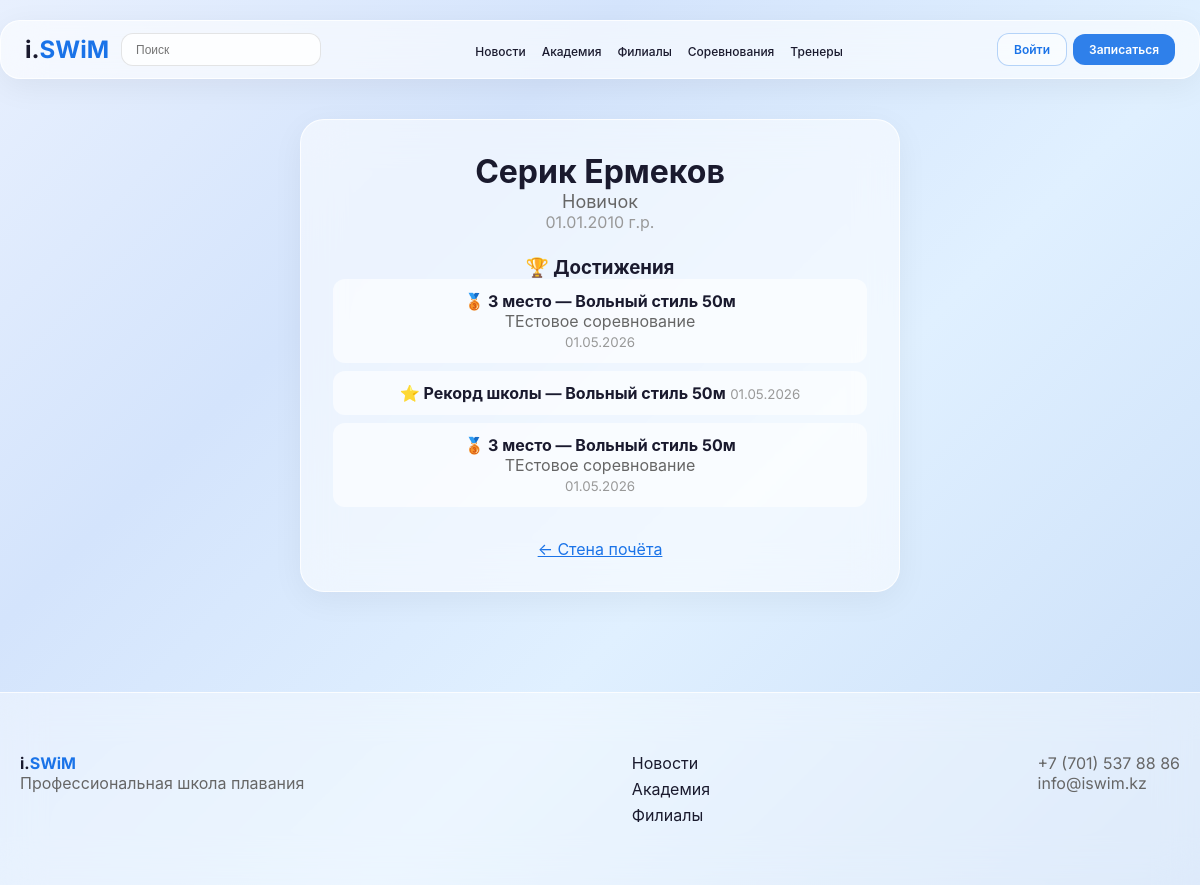
Before: /athlete/ермеков_серик_2010/ with the older database file.
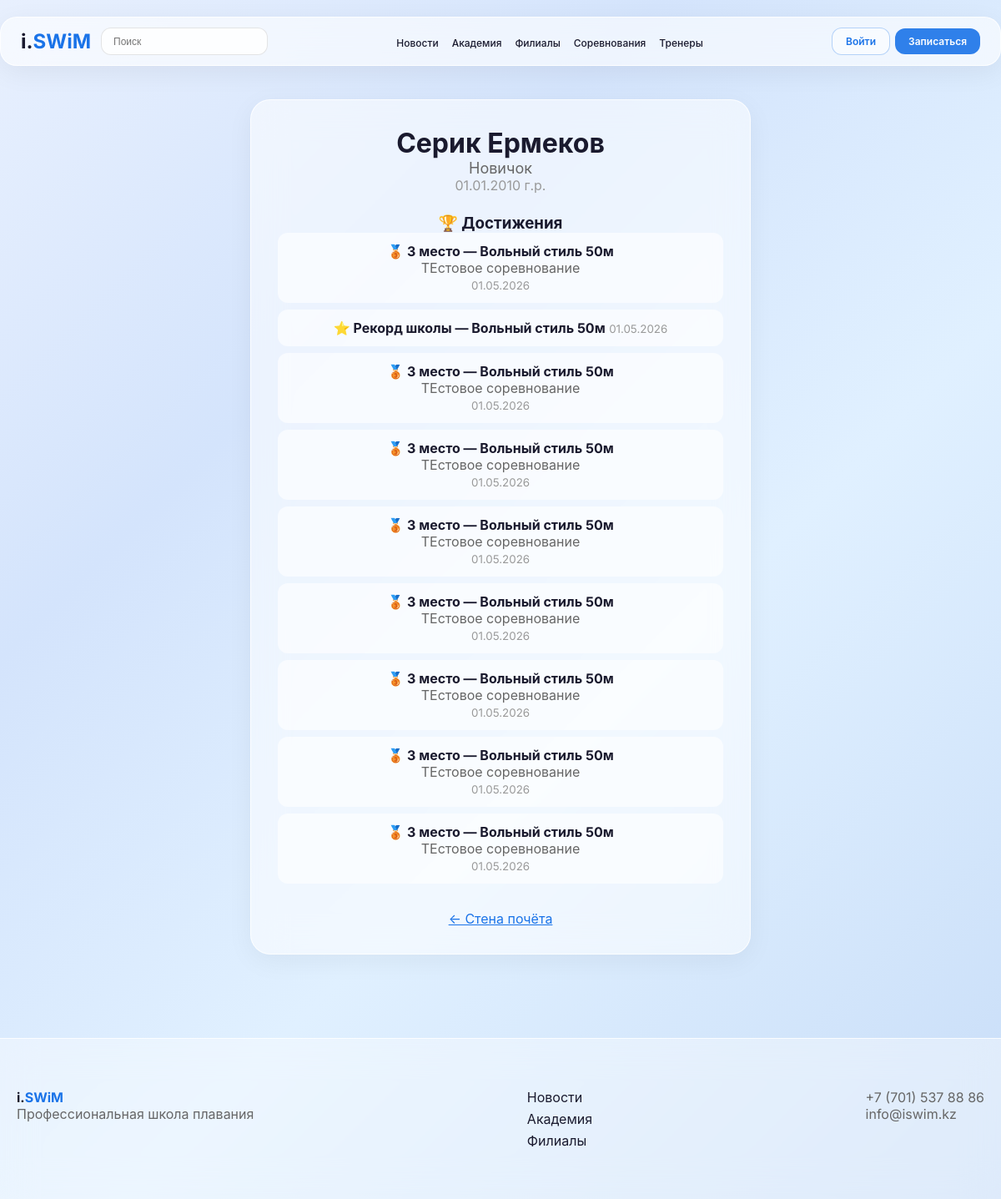
After: the same page with the newer database file.
### users/models.py (models this page shows, shortened)
class Achievement(models.Model):
    ACHIEVEMENT_TYPES = [
        ('record', 'Рекорд школы'),
        ('medal', 'Медаль'),
        ('rank', 'Разряд'),
        ('other', 'Другое'),
    ]
    athlete = models.ForeignKey(AthleteProfile, on_delete=models.CASCADE, related_name='achievements', verbose_name='Спортсмен')
    title = models.CharField(max_length=200, verbose_name='Название')
    achievement_type = models.CharField(max_length=20, choices=ACHIEVEMENT_TYPES, verbose_name='Тип')
    description = models.TextField(blank=True, verbose_name='Описание')
    competition = models.CharField(max_length=200, blank=True, verbose_name='Соревнование')
    date = models.DateField(verbose_name='Дата')
    created_at = models.DateTimeField(auto_now_add=True, verbose_name='Создано')
    class Meta:
        verbose_name = 'Достижение'
        verbose_name_plural = 'Достижения'
        ordering = ['-date']

### users/views.py (the view)
# urls.py: path('athlete/<str:username>/', PublicAthleteView.as_view(), name='public_athlete'),
class PublicAthleteView(DetailView):
    model = AthleteProfile
    template_name = 'users/public_athlete.html'
    context_object_name = 'athlete'
    slug_field = 'user__username'
    slug_url_kwarg = 'username'
    def get_context_data(self, **kwargs):
        ctx = super().get_context_data(**kwargs)
        ctx['achievements'] = self.object.achievements.all()
        return ctx

### users/templates/users/public_athlete.html (shortened to what this page needs)
{% extends 'core/base.html' %}
{% block content %}
<div class="container">
    <div class="glass-card" style="max-width:600px;margin:0 auto;text-align:center;">
        <h1 style="font-weight:700;">{{ athlete.user.get_full_name }}</h1>
        <p style="color:#666;font-size:18px;">{{ athlete.get_swimming_level_display }}</p>
        <p style="color:#999;">{{ athlete.birth_date|date:"d.m.Y" }} г.р.</p>
        {% if athlete.achievements.all %}
            <h3 style="font-weight:700;margin-top:24px;">🏆 Достижения</h3>
            {% for achievement in athlete.achievements.all %}
                <div style="background:rgba(255,255,255,0.6);border-radius:12px;padding:12px;margin-bottom:8px;">
                    <strong>{{ achievement.title }}</strong>
                    {% if achievement.competition %}<p style="color:#666;margin:0;">{{ achievement.competition }}</p>{% endif %}
                    <small style="color:#999;">{{ achievement.date|date:"d.m.Y" }}</small>
                </div>
            {% endfor %}
        {% endif %}
        <a href="{% url 'wall_of_fame' %}" style="display:inline-block;margin-top:24px;color:#1a73e8;">← Стена почёта</a>
    </div>
</div>
{% endblock %}

Changed rows visible on the page:
added Achievement: title "🥉 3 место — Вольный стиль 50м", competition "ТЕстовое соревнование", date "01.05.2026"
added Achievement: title "🥉 3 место — Вольный стиль 50м", competition "ТЕстовое соревнование", date "01.05.2026"
added Achievement: title "🥉 3 место — Вольный стиль 50м", competition "ТЕстовое соревнование", date "01.05.2026"
added Achievement: title "🥉 3 место — Вольный стиль 50м", competition "ТЕстовое соревнование", date "01.05.2026"
added Achievement: title "🥉 3 место — Вольный стиль 50м", competition "ТЕстовое соревнование", date "01.05.2026"
added Achievement: title "🥉 3 место — Вольный стиль 50м", competition "ТЕстовое соревнование", date "01.05.2026"
